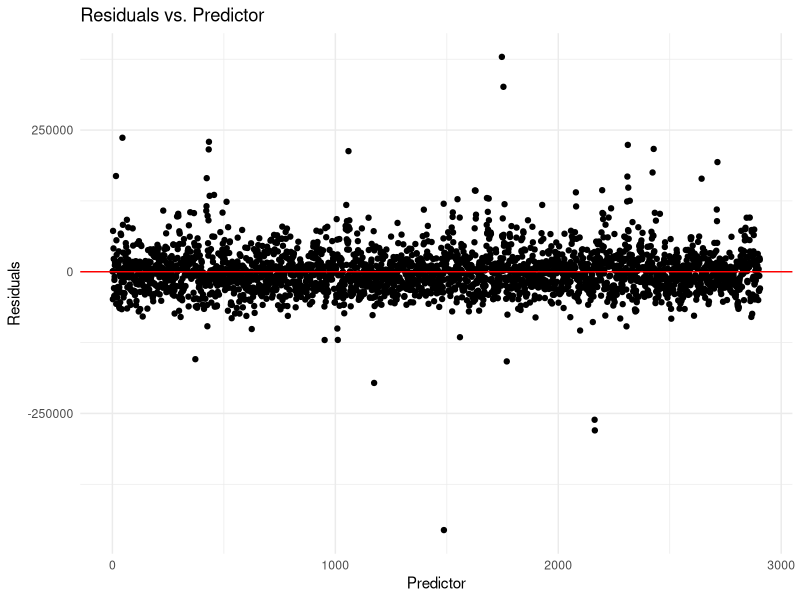
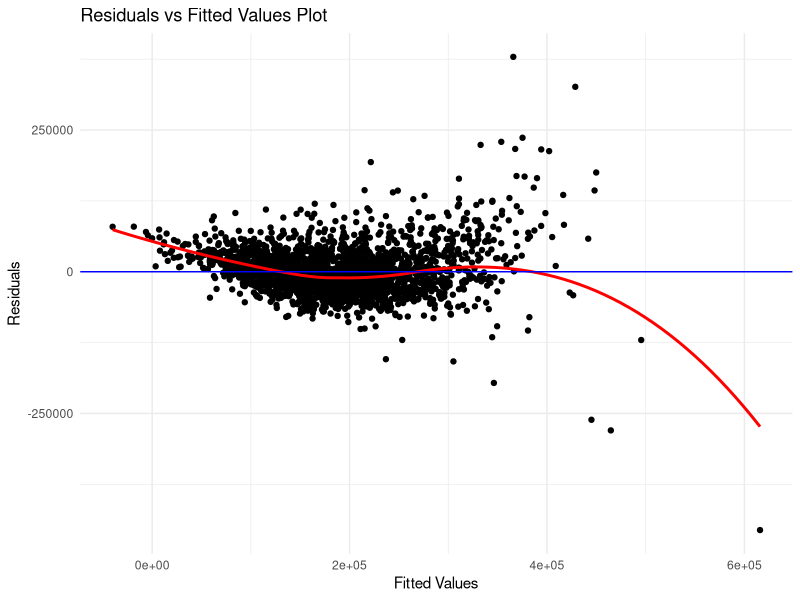
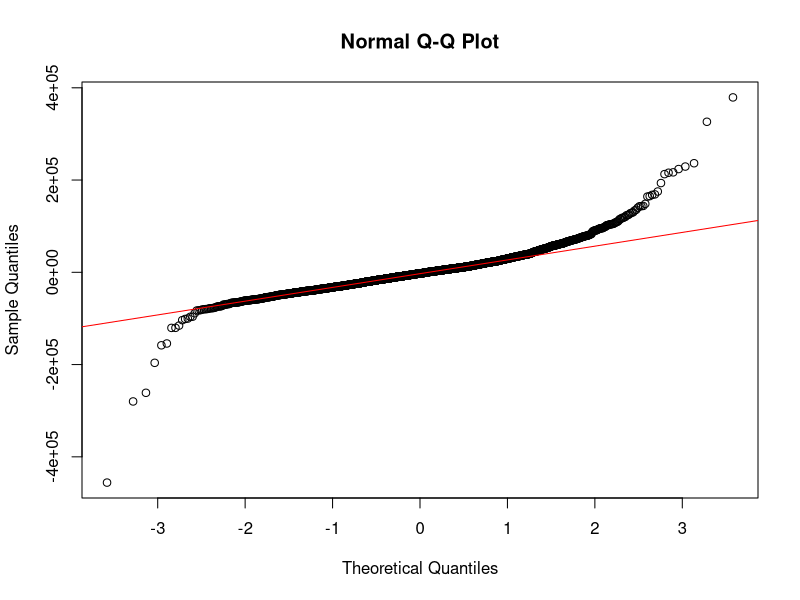

Here is the R script that generated these plots, in order:
## ---- chunk 1
#| include: false
#| warning: false
#| message: false

library(tidyverse)
library(knitr)
## ---- chunk 2
#| include: false
#| warning: false
#| message: false

# Read data from cleaned data file
data <- read_csv(here::here("data", "cleaned_data.csv"))
## ---- chunk 3
#| include: false
#| warning: false
#| message: false

# Separate the dataset into two parts for better visualization
data1 <- data |> select(
  sale_price, lot_area, overall_qual, year_built, roof_style
)

data2 <- data |> select(
  mas_vnr_area, total_bsmt_sf, central_air, garage_area, misc_val
)
## ---- chunk 4
#| label: tbl-data-1
#| tbl-cap: Preview of Data (First Half)
#| echo: false
#| warning: false
#| message: false

# Visualize part of the dataset
kable(head(data1), format = "markdown")
## ---- chunk 5
#| label: tbl-data-2
#| tbl-cap: Preview of Data (Second Half)
#| echo: false
#| warning: false
#| message: false

# Visualize part of the dataset
kable(head(data2), format = "markdown")
## ---- chunk 6
#| echo: false
#| warning: false
#| message: false

# Generate a dataset that only consists numerical data
data_numerical <- data |>
  select(sale_price, lot_area, overall_qual, year_built,
         mas_vnr_area, total_bsmt_sf, garage_area, misc_val
  )
## ---- chunk 7
#| label: tbl-summary
#| tbl-cap: Summarize Table of Numerical Data
#| echo: false
#| warning: false
#| message: false

summary_table <- data.frame(
  Mean = round(apply(data_numerical, 2, mean), 2),
  Standard_Deviation = round(apply(data_numerical, 2, sd), 2),
  Median = round(apply(data_numerical, 2, median), 2)
)

kable(summary_table, format = "markdown")
## ---- chunk 8
#| echo: false
#| warning: false
#| message: false

# Convert variables to factors
data$central_air <- as.factor(data$central_air)
data$roof_style <- as.factor(data$roof_style)

# Fit the linear model
model <- lm(sale_price ~
              lot_area + overall_qual + year_built + roof_style +
              mas_vnr_area + total_bsmt_sf + central_air + garage_area +
              misc_val, data = data
)
## ---- chunk 9
#| label: fig-resid
#| fig-cap: Uncorrelated errors testing
#| echo: false
#| warning: false
#| message: false

# value residuals

residuals <- resid(model)

# Create a data frame with residuals and observation order (index)
residuals_df <- data.frame(residuals = residuals, observation = 1:length(residuals))

# Plot residuals against observation index to check for uncorrelated errors
ggplot(residuals_df, aes(x = observation, y = residuals)) +
  geom_point() +
  geom_hline(yintercept = 0, col = "red") +  # Add a horizontal line at 0
  xlab("Predictor") +
  ylab("Residuals") +
  ggtitle("Residuals vs. Predictor") +
  theme_minimal()
## ---- chunk 10
#| label: fig-constant-variance
#| fig-cap: Constant variance testing
#| echo: false
#| warning: false
#| message: false

fitted_values <- fitted(model)
residuals <- resid(model)

# Create a data frame with fitted values and residuals
residuals_df <- data.frame(fitted_values = fitted_values, residuals = residuals)

# Plot Residuals vs Fitted values to check for constant variance
ggplot(residuals_df, aes(x = fitted_values, y = residuals)) +
  geom_point() +
  geom_smooth(method = "loess", color = "red", se = FALSE) +
  geom_hline(yintercept = 0, color = "blue") +
  xlab("Fitted Values") +
  ylab("Residuals") +
  ggtitle("Residuals vs Fitted Values Plot") +
  theme_minimal()
## ---- chunk 11
#| label: fig-qq
#| fig-cap: Q-Q Plot
#| echo: false
#| warning: false
#| message: false

# QQ plot
qqnorm(resid(model))
qqline(resid(model), col = "red")
